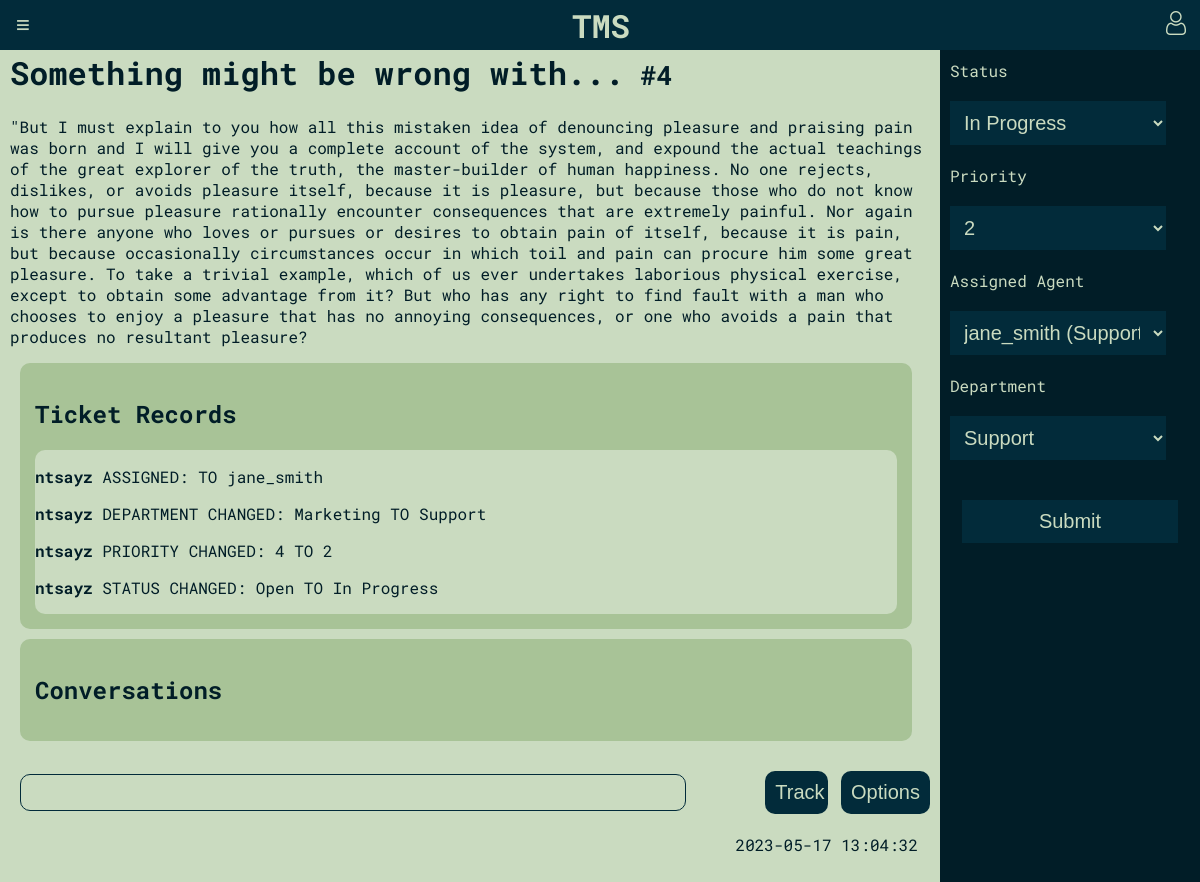
/pages/ticket.php?ticket_id=4 (signed in), run on an earlier commit of the app's database.
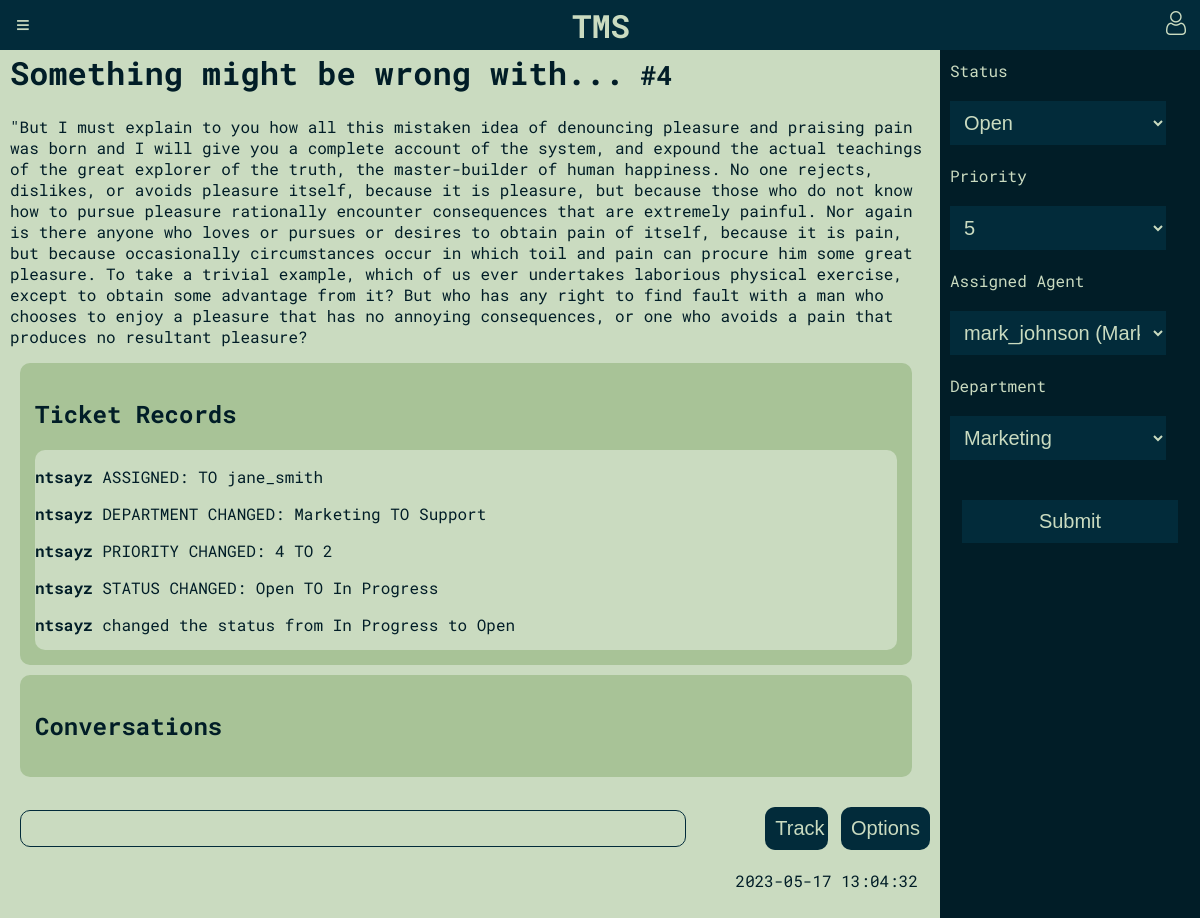
And on a later commit of the database.
### tables this page shows
CREATE TABLE tickets (
    id INTEGER PRIMARY KEY AUTOINCREMENT,
    title TEXT NOT NULL,
    description TEXT NOT NULL,
    priority INTEGER CHECK(priority BETWEEN 1 AND 5),
    status_id INTEGER REFERENCES status(id) ON DELETE CASCADE,
    created_by INTEGER NOT NULL REFERENCES users(id) ON DELETE CASCADE,
    assigned_to INTEGER REFERENCES users(id) ON DELETE CASCADE,
    created_at TIMESTAMP DEFAULT CURRENT_TIMESTAMP,
    department_id INTEGER REFERENCES departments(id) ON DELETE CASCADE
);

CREATE TABLE ticket_records (
    id INTEGER PRIMARY KEY AUTOINCREMENT,
    action TEXT NOT NULL,
    changed_at TIMESTAMP DEFAULT CURRENT_TIMESTAMP,
    ticket_id INTEGER REFERENCES tickets(id),
    author_id INTEGER REFERENCES users(id)
);

CREATE TABLE users (
    id INTEGER PRIMARY KEY AUTOINCREMENT,
    username TEXT,
    password CHAR(256) NOT NULL,
    full_name TEXT,
    email TEXT NOT NULL UNIQUE,
    user_type TEXT CHECK(user_type IN ('admin', 'agent', 'client'))
);

### pages/ticket.php (called while the page is built)
<?php
require_once(__DIR__.'/../initialization/init.php');
require_once(__DIR__.'/../database/tickets.php');
$ticket_id = $_GET['ticket_id'];
$ticket = get_ticket_by_id($ticket_id);
require_once(__DIR__.'/../templates/common/ticket_standalone.php');
?>

### database/tickets.php (called while the page is built, shortened)
<?php
function get_ticket_by_id($id){
    global $dbh;
    try {
        $stmt = $dbh->prepare('SELECT * FROM tickets WHERE id = ?');
        $stmt->execute(array($id));
        $ticket = $stmt->fetch(PDO::FETCH_ASSOC);
        return $ticket;
    } catch(PDOException $e) {
        return -1;
    }
}
function get_ticket_records($ticket_id){
    global $dbh;
    try {
        $stmt = $dbh->prepare('SELECT * FROM ticket_records WHERE ticket_id = ?');
        $stmt->execute(array($ticket_id));
        $ticket_records = $stmt->fetchAll(PDO::FETCH_ASSOC);
        return $ticket_records;
    } catch(PDOException $e) {
        return -1;
    }
}
function get_ticket_submissions_by_user($user_id){
    global $dbh;
    try {
        $stmt = $dbh->prepare('SELECT * FROM tickets WHERE created_by = ?');
        $stmt->execute(array($user_id));
        $tickets = $stmt->fetchAll(PDO::FETCH_ASSOC);
        return $tickets;
    } catch(PDOException $e) {
        return -1;
    }
}
?>

### database/user.php (called while the page is built, shortened)
<?php
  function get_username_by_id($id) {
    global $dbh;
    try {
        $stmt = $dbh->prepare('SELECT username FROM users WHERE id = ?');
        $stmt->execute(array($id));
        if($row = $stmt->fetch()) {
            return $row['username'];
        }
    }catch(PDOException $e) {
        return -1;
    }
  }
?>

### database/status.php (called while the page is built, shortened)
<?php
function get_statuses(){
    global $dbh;
    try {
        $stmt = $dbh->prepare('SELECT * FROM status');
        $stmt->execute();
        $statuses = $stmt->fetchAll(PDO::FETCH_ASSOC);
        return $statuses;
    } catch(PDOException $e) {
        return -1;
    }
}
?>

### database/departments.php (called while the page is built, shortened)
<?php
function get_departments(){
    global $dbh;
    try {
        $stmt = $dbh->prepare('SELECT * FROM departments');
        $stmt->execute();
        $departments = $stmt->fetchAll(PDO::FETCH_ASSOC);
        return $departments;
    } catch(PDOException $e) {
        return -1;
    }
}
function get_agent_departments(){
    global $dbh;
    try {
        $stmt = $dbh->prepare('SELECT * FROM agent_department');
        $stmt->execute();
        $departments = $stmt->fetchAll(PDO::FETCH_ASSOC);
        return $departments;
    } catch(PDOException $e) {
        return -1;
    }
}
?>

### templates/common/ticket_standalone.php (the view, shortened to what this page needs)
<?php
require_once(__DIR__.'/../../database/tickets.php');
require_once(__DIR__.'/../../database/user.php');
require_once(__DIR__.'/../../database/status.php');
require_once(__DIR__.'/../../database/departments.php');
?>
<!DOCTYPE html>
<html>
<head>
    <link rel="stylesheet" href="/css/ticket/style.css">
</head>
<?php require(__DIR__.'/../common/header.php'); ?>
<body>
<div class="wrapper">
    <main>
        <div class="">
            <div id="overlay-<?php echo $ticket['id'] ?>" class="">
                <div class="">
                    <h1>
                        <?php echo htmlentities($ticket['title']) ?><small> #<?php echo htmlentities($ticket['id']) ?></small>
                    </h1>
                    <p><?php echo htmlentities($ticket['description']) ?></p>
                    <div class="ticket-records">
                        <h2>Ticket Records</h2>
                        <div class="ticket-records-messages">
                            <?php
                            $ticket_records = get_ticket_records($ticket['id']);
                            foreach ($ticket_records as $record) {
                                echo "<p> <strong>" . htmlentities(get_username_by_id($record['author_id'])) . "</strong> " .
                                    htmlentities($record['action']) . "</p>";
                            }
                            ?>
                        </div>
                    </div>
                    <div class="ticket-conversations">
                        <h2>Conversations</h2>
                    </div>
                    <div class="ticket-overlay-buttons">
                        <input class="ticket-input">
                        <div class="ticket-buttons">
                        <?php
                        $tracked = false;
                        ?>
                        <div>
                            <button class="ticket-blue-button track-button" style="<?php echo $tracked ? 'display: none;' : '' ?>" data-ticket-id="<?php echo $ticket['id'] ?>"
                                data-user-id="<?php echo $_SESSION['id'] ?>">Track</button>
                        </div>
                            <?php if ($_SESSION['user_type'] === 'admin' || $_SESSION['user_type'] === 'agent') { ?>
                                <button class="ticket-blue-button" id="add-ticket-button">Options</button>
                            <?php }?>
                        </div>
                    </div>
                    <div class="overlay-info">
                        <p><?php echo htmlentities($ticket['created_at']) ?></p>
                    </div>
                </div>
            </div>
        </div>
    </main>
    <?php
        $tickets_submitted = get_ticket_submissions_by_user($_SESSION['id']);
        $submitted = false;
        if (is_array($tickets_submitted) || is_object($tickets_submitted)) {
            foreach ($tickets_submitted as $tickets_submitted) {
                if ($tickets_submitted['created_by'] == $_SESSION['id']) {
                    $submitted = true;
                    break;
                }
            }
        }
        ?>
    <?php
    if($submitted || $_SESSION['user_type'] === 'admin' || $_SESSION['user_type'] === 'agent' ) { ?>
    <aside class="ticket-form">
        <form action="../../actions/action_submit_ticket_change.php" method="post" required>
            <div>
                <label for="status">Status</label><br>
                <select id="status" name="status" required>
                    <?php
                    $statuses = get_statuses();
                    foreach ($statuses as $status) {
                        $selected = ($status['id'] == $ticket['status_id']) ? 'selected' : '';
                        echo "<option value='{$status['id']}' $selected>{$status['name']}</option>";
                    }
                    ?>
                </select>
            </div>
            <div>
                <label for="priority">Priority</label><br>
                <select id="priority" name="priority" required>
                    <?php for ($i = 1; $i <= 5; $i++) {
                        $selected = ($i == $ticket['priority']) ? 'selected' : '';
                        echo "<option value='$i' $selected>$i</option>";
                    }
                    ?>
                </select>
            </div>
            <div>
                <label for="assignee">Assigned Agent</label><br>
                <select id="assignee" name="assignee" required>
                    <?php
                    $agents = get_agent_departments();
                    foreach ($agents as $agent) {
                        $selected = ($agent['agent_id'] == $ticket['assigned_to']) ? 'selected' : '';
                        $username = get_username_by_id($agent['agent_id']);
                        $dep_name = get_department_by_id($agent['department_id']);
                        echo "<option value='{$agent['agent_id']}' $selected>{$username} ({$dep_name})</option>";
                    }
                    ?>
                </select>
            </div>
            <div>
                <label for="department">Department</label><br>
                <select id="department" name="department">
                    <?php
                    $departments = get_departments();
                    foreach ($departments as $department) {
                        $selected = ($department['id'] == $ticket['department_id']) ? 'selected' : '';
                        echo "<option value='{$department['id']}' $selected>{$department['name']}</option>";
                    }
                    ?>
                </select>
            </div>
            <div>
                <input type="submit" value="Submit" class="ticket-blue-button">
            </div>
        </form>
    </aside>
    <?php } ?>
</div>
</body>
</html>

### templates/common/header.php
<header>
    <button id="sidebar-toggle-button">≡</button>
    <a href="/pages/home_page.php"><h1 id="title">TMS</h1></a>
    <div class="user">
        <a href="/pages/profile.php">
            <img id="profile-icon" src="/images/user.png" alt="Profile Icon">
        </a>
    </div>
</header>

### css/ticket/style.css (style rules this page uses)
:root { --main-blue: #022B3A; --main-blue-darker: #011D27; --tea-green: #CADBC0; --tea-green-light: #A8C397; --pink-bittersweet: #F97068; --pink-melon: #FCB4B1; }
body { background: var(--tea-green); color: var(--main-blue-darker); font-family: 'Roboto Mono', monospace; margin: 0; padding: 0; margin-top: 20px; }
.wrapper { display: flex; height: 100vh; }
main { flex: 1; padding: 10px; overflow-y: auto; }
.ticket-records, .ticket-conversations { border-radius: 10px; background-color: var(--tea-green-light); width: 97%; margin: 10px; padding: 15px; box-sizing: border-box; }
.ticket-records-messages, .ticket-conversations-messages { border-radius: 10px; background-color: var(--tea-green); overflow-y: auto; box-sizing: border-box; max-height: 200px; }
.ticket-overlay-buttons { display: flex; justify-content: space-between; align-items: center; }
.ticket-overlay-buttons button { border-radius: 10px; }
.overlay-info { display: flex; justify-content: flex-end; flex-wrap: wrap; margin-top: auto; margin-right: 2px; }
.overlay-info p { margin: 0; margin-right: 10px; margin-left: 10px; }
.ticket-blue-button { background: var(--main-blue); border: 0; color: var(--tea-green); padding: 10px; padding-right: 10px; font-size: 20px; width: 90%; margin: 20px auto; display: block; box-sizing: border-box; cursor: pointer; }
.ticket-overlay-buttons { margin-top: auto; margin-left: auto; margin-right: auto; display: flex; justify-content: flex-end; flex-wrap: wrap; }
.ticket-input { margin-right: auto; width: 70%; margin-left: 10px; padding: 10px; background-color: var(--tea-green); color: var(--main-blue); border: 1px solid var(--main-blue); border-radius: 10px; }
.ticket-buttons { display: flex; gap: 10px; }
a:link,a:visited , a:hover, a:active { text-decoration: none; color:var(--main-blue-darker); }
#title { color:var(--tea-green) !important; }
header { position: fixed; top: 0; left: 0; width: 100%; height: 50px; background-color: #022B3A; color: white; display: flex; align-items: center; justify-content: space-between; padding: 0 10px; box-sizing: border-box; z-index: 2; }
#sidebar-toggle-button { display: block; font-size: 1.5em; background-color: transparent; border: none; color: var(--tea-green); cursor: pointer; }
main { width: 100%; }
.ticket-form { margin-top:30px; justify-content:center; }
select { background:var(--main-blue); border:0; color:var(--tea-green); padding:10px; font-size:20px; width: 90%; margin:20px auto; }

### templates/common/ticket_standalone.php (style rules this page uses)
.wrapper { display: flex; height: 100vh; }
main { flex: 1; padding: 10px; overflow-y: auto; }
aside { background-color: var(--main-blue-darker); color: var(--tea-green); width: 20%; padding: 10px; }

What changed in the data, as far as the page shows it:
added ticket_records: author.username "ntsayz", action "changed the status from In Progress to Open"
Also different on the page:
form field status: "In Progress" → "Open"
form field priority: "2" → "5"
form field assignee: "jane_smith (Support)" → "mark_johnson (Marketing)"
form field department: "Support" → "Marketing"
